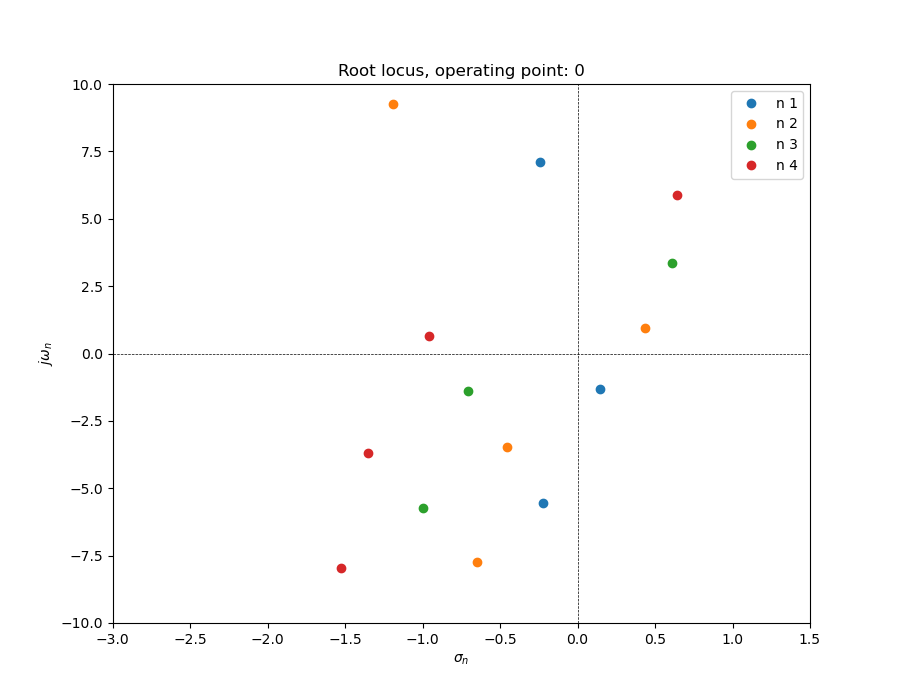
#> input picture Spakozvski_model_II/pics/pics_gif/poles_iris_compressor_00.png, 900 x 700 px; its folder holds 4 pictures in this run
$ python gif.py
#> lines starting #> are read from the running program, lines starting #| are printed output that depends on the picture
#!/usr/bin/env python3
# -*- coding: utf-8 -*-
"""
Created on Fri Mar  3 12:35:54 2023

@author: fneri
routine to make a gif
"""

from PIL import Image
import os

# set the path for the images
path = "pics/pics_gif/"

# get all image filenames in the directory
files = os.listdir(path)

# sort the files to ensure proper ordering
files.sort()

# create a list of image objects from the filenames
images = [Image.open(os.path.join(path, f)) for f in files]
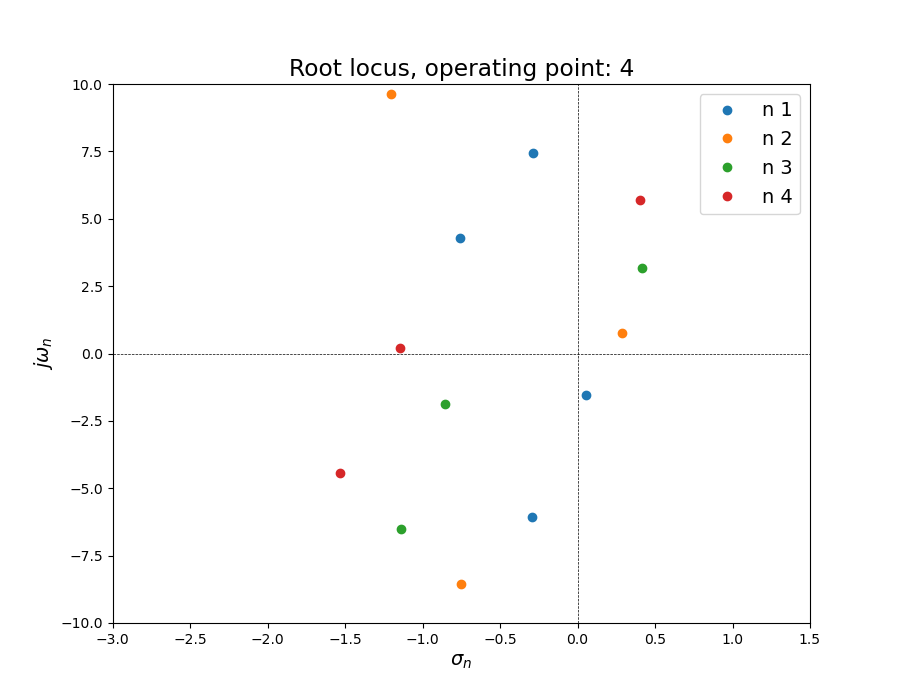
#> input picture Spakozvski_model_II/pics/pics_gif/poles_iris_compressor_04.png, 900 x 700 px
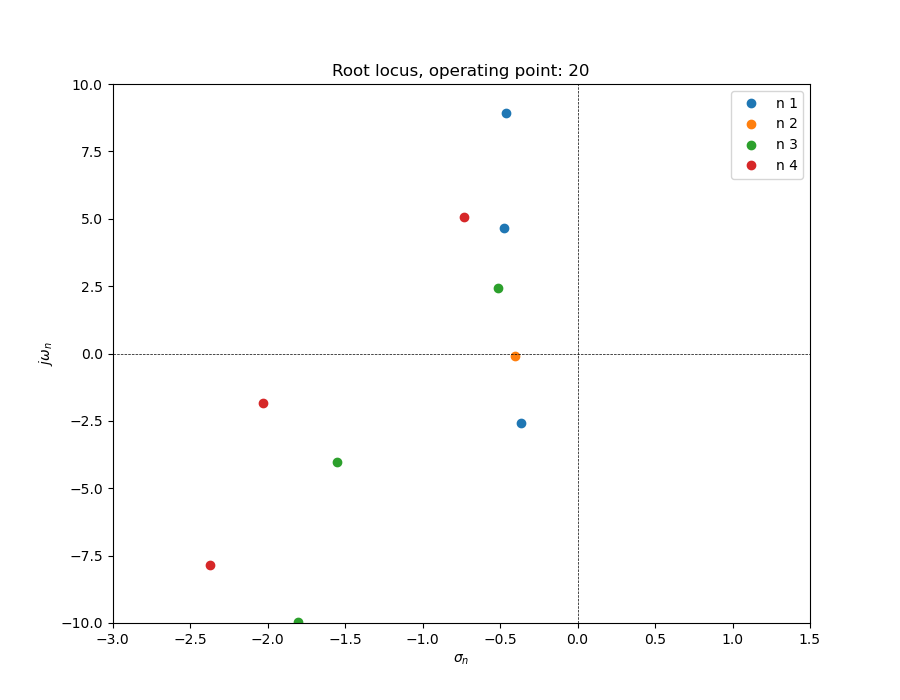
#> input picture Spakozvski_model_II/pics/pics_gif/poles_iris_compressor_20.png, 900 x 700 px
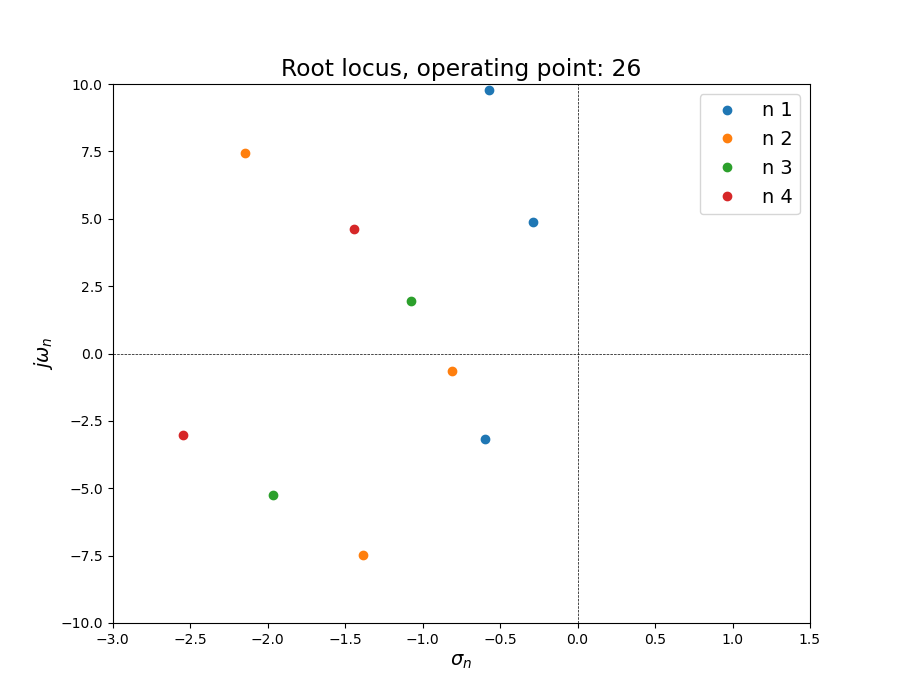
#> input picture Spakozvski_model_II/pics/pics_gif/poles_iris_compressor_26.png, 900 x 700 px

# create a GIF file from the image objects
images[0].save('pics/poles_evolution.gif', save_all=True, append_images=images[1:], duration=700, loop=0)
